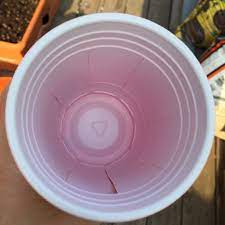
#> input picture download.jpg, 225 x 225 px
$ python -i grip.py   (imports and definitions only)
#> lines starting #> are read from the running program, lines starting #| are printed output that depends on the picture; after the words box and inside, x2 and y2 are one past the last pixel; in counts of white or black regions, pixels touching at a corner belong together
#> further down, picture is the input picture: shape (225, 225, 3); mean B, G, R 134.2, 128.1, 152.2
import cv2
import numpy
import math
from enum import Enum

class GripPipeline:
    """
    An OpenCV pipeline generated by GRIP.
    """

    def __init__(self):
        """initializes all values to presets or None if need to be set
        """

        self.__hsv_threshold_hue = [42.086330935251794, 104.24242424242422]
        self.__hsv_threshold_saturation = [61.915467625899275, 255.0]
        self.__hsv_threshold_value = [0.0, 255.0]

        self.hsv_threshold_output = None

        self.__find_contours_input = self.hsv_threshold_output
        self.__find_contours_external_only = False

        self.find_contours_output = None

        self.__convex_hulls_contours = self.find_contours_output

        self.convex_hulls_output = None

        self.__filter_contours_contours = self.convex_hulls_output
        self.__filter_contours_min_area = 134.0
        self.__filter_contours_min_perimeter = 0
        self.__filter_contours_min_width = 0
        self.__filter_contours_max_width = 1000
        self.__filter_contours_min_height = 0
        self.__filter_contours_max_height = 1000
        self.__filter_contours_solidity = [0, 100]
        self.__filter_contours_max_vertices = 1000000
        self.__filter_contours_min_vertices = 0
        self.__filter_contours_min_ratio = 0
        self.__filter_contours_max_ratio = 1000

        self.filter_contours_output = None


    def process(self, source0):
        """
        Runs the pipeline and sets all outputs to new values.
        """
        # Step HSV_Threshold0:
        self.__hsv_threshold_input = source0
        (self.hsv_threshold_output) = self.__hsv_threshold(self.__hsv_threshold_input, self.__hsv_threshold_hue, self.__hsv_threshold_saturation, self.__hsv_threshold_value)

        # Step Find_Contours0:
        self.__find_contours_input = self.hsv_threshold_output
        (self.find_contours_output) = self.__find_contours(self.__find_contours_input, self.__find_contours_external_only)

        # Step Convex_Hulls0:
        self.__convex_hulls_contours = self.find_contours_output
        (self.convex_hulls_output) = self.__convex_hulls(self.__convex_hulls_contours)

        # Step Filter_Contours0:
        self.__filter_contours_contours = self.convex_hulls_output
        (self.filter_contours_output) = self.__filter_contours(self.__filter_contours_contours, self.__filter_contours_min_area, self.__filter_contours_min_perimeter, self.__filter_contours_min_width, self.__filter_contours_max_width, self.__filter_contours_min_height, self.__filter_contours_max_height, self.__filter_contours_solidity, self.__filter_contours_max_vertices, self.__filter_contours_min_vertices, self.__filter_contours_min_ratio, self.__filter_contours_max_ratio)


    @staticmethod
    def __hsv_threshold(input, hue, sat, val):
        """Segment an image based on hue, saturation, and value ranges.
        Args:
            input: A BGR numpy.ndarray.
            hue: A list of two numbers the are the min and max hue.
            sat: A list of two numbers the are the min and max saturation.
            lum: A list of two numbers the are the min and max value.
        Returns:
            A black and white numpy.ndarray.
        """
        out = cv2.cvtColor(input, cv2.COLOR_BGR2HSV)
#> out: shape (225, 225, 3); mean H, S, V 106.1, 68.8, 157.1
        return cv2.inRange(out, (hue[0], sat[0], val[0]),  (hue[1], sat[1], val[1]))
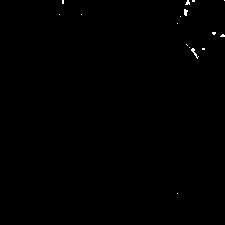
#> returned value: shape (225, 225); 0.22% white in thin lines or dots, all inside (x1, y1, x2, y2) = (59, 0, 225, 194)

    @staticmethod
    def __find_contours(input, external_only):
        """Sets the values of pixels in a binary image to their distance to the nearest black pixel.
        Args:
            input: A numpy.ndarray.
            external_only: A boolean. If true only external contours are found.
        Return:
            A list of numpy.ndarray where each one represents a contour.
        """
        if(external_only):
            mode = cv2.RETR_EXTERNAL
        else:
            mode = cv2.RETR_LIST
        method = cv2.CHAIN_APPROX_SIMPLE
        contours, _ =cv2.findContours(input, mode=mode, method=method)
        return contours

    @staticmethod
    def __convex_hulls(input_contours):
        """Computes the convex hulls of contours.
        Args:
            input_contours: A list of numpy.ndarray that each represent a contour.
        Returns:
            A list of numpy.ndarray that each represent a contour.
        """
        output = []
        for contour in input_contours:
            output.append(cv2.convexHull(contour))
        return output

    @staticmethod
    def __filter_contours(input_contours, min_area, min_perimeter, min_width, max_width,
                        min_height, max_height, solidity, max_vertex_count, min_vertex_count,
                        min_ratio, max_ratio):
        """Filters out contours that do not meet certain criteria.
        Args:
            input_contours: Contours as a list of numpy.ndarray.
            min_area: The minimum area of a contour that will be kept.
            min_perimeter: The minimum perimeter of a contour that will be kept.
            min_width: Minimum width of a contour.
            max_width: MaxWidth maximum width.
            min_height: Minimum height.
            max_height: Maximimum height.
            solidity: The minimum and maximum solidity of a contour.
            min_vertex_count: Minimum vertex Count of the contours.
            max_vertex_count: Maximum vertex Count.
            min_ratio: Minimum ratio of width to height.
            max_ratio: Maximum ratio of width to height.
        Returns:
            Contours as a list of numpy.ndarray.
        """
#> called with min_area = 134, min_perimeter = 0, min_width = 0, max_width = 1000, min_height = 0, max_height = 1000, max_vertex_count = 1000000, min_vertex_count = 0
        output = []
        for contour in input_contours:
            x,y,w,h = cv2.boundingRect(contour)
            if (w < min_width or w > max_width):
                continue
            if (h < min_height or h > max_height):
                continue
            area = cv2.contourArea(contour)
            if (area < min_area):
                continue
            if (cv2.arcLength(contour, True) < min_perimeter):
                continue
            hull = cv2.convexHull(contour)
            solid = 100 * area / cv2.contourArea(hull)
            if (solid < solidity[0] or solid > solidity[1]):
                continue
            if (len(contour) < min_vertex_count or len(contour) > max_vertex_count):
                continue
            ratio = (float)(w) / h
            if (ratio < min_ratio or ratio > max_ratio):
                continue
            output.append(contour)
        return output

>>> import cv2
>>> picture = cv2.imread('download.jpg')
>>> result = GripPipeline().process(picture)
